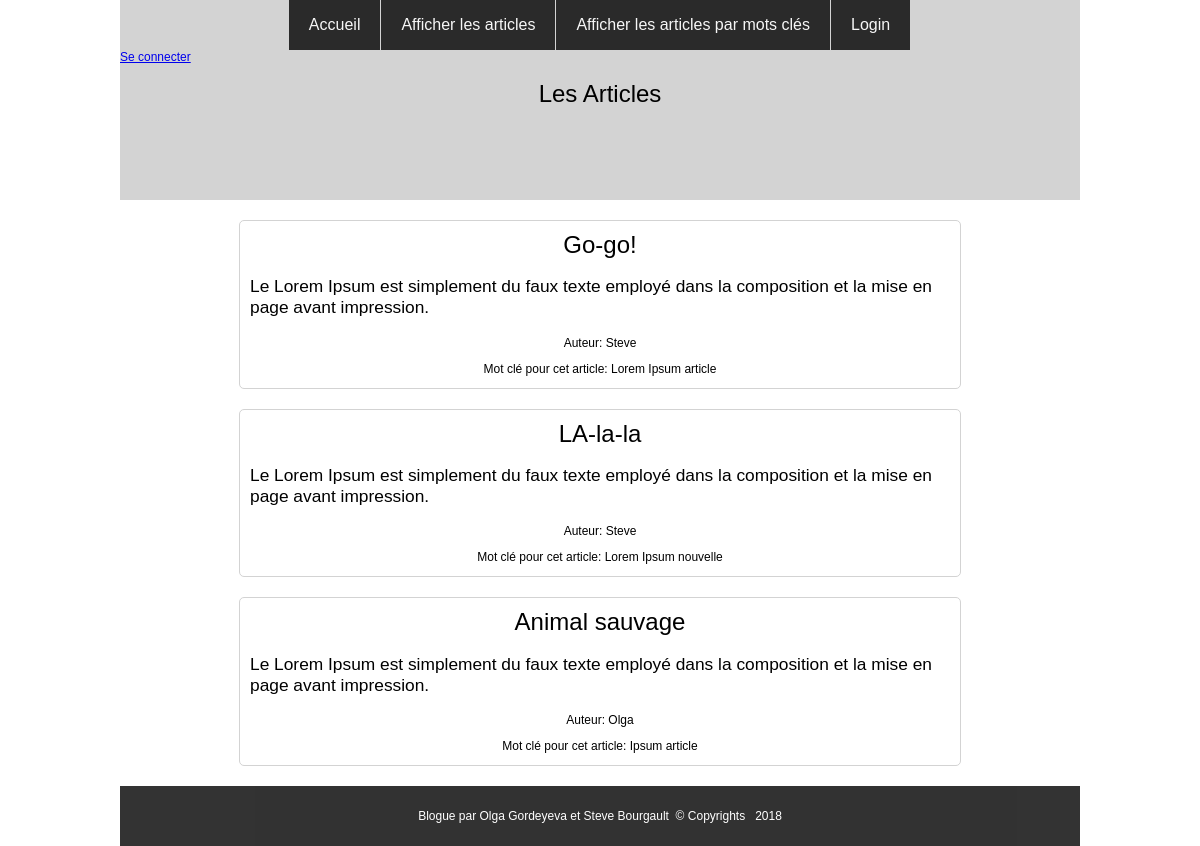
Page /index.php?action=ListArticles on the committed database.
### tables this page shows
CREATE TABLE article
(
	id int unsigned PRIMARY KEY AUTO_INCREMENT,
	titre varchar(50) NOT NULL,
	contenu text NOT NULL,
    idauteur int unsigned,
    FOREIGN KEY(idauteur) references usager(id)
);

CREATE TABLE usager
(
	id int unsigned PRIMARY KEY AUTO_INCREMENT,
	nom varchar(30) NOT NULL,
	motdepasse varchar(255) NOT NULL
	
);

CREATE TABLE motcle
(
	id int unsigned PRIMARY KEY AUTO_INCREMENT,
	mot varchar(50) NOT NULL
	
);

### vues/AfficheArticle.php (the view, shortened to what this page needs)
<?php
	if(isset($_SESSION["IDUsager"])){
		$btnConnexion="<a href='index.php?action=Logout'>Se deconnecter</a>";
		$btnAjtArticle="<a href='index.php?action=FormAjouteArticle'>Ajouter un article</a>";
		$btnModif=true;
	}
	else{
		$btnConnexion="<a href='index.php?action=Login'>Se connecter</a>";
	}
?>
<html lang="fr">
	<head>
	    <link rel="stylesheet" href="css/style.css">
	</head>
	<body id="home">
		<header>
			<div class="topnav">
				<div class="menu">
					<a href="index.php?action=Accueil">Accueil</a>
					<a href="index.php?action=ListArticles">Afficher les articles</a>
					<a href="index.php?action=ListMotCle">Afficher les articles par mots clés</a>
					<a href="index.php?action=Login">Login</a>
				</div>
				<?php echo $btnConnexion; ?>
			</div>
			<h1>Les Articles</h>
		</header>
		<main>
			<section class="article">
				<?php
					while($rangee = mysqli_fetch_assoc($donnees))
					{
						echo "<div><h2>".$rangee["titre"] . "</h2>";
						echo "<p>" . $rangee["contenu"] ."</p>";
						echo "Auteur: ".$rangee["nom"];
						echo "<p>Mot clé pour cet article: ";
						echo GetMotCleArticle($rangee["idarticle"]);
						echo "</p>";
						echo "</div>";
					}
				?>
			</section>
		</main>
		<footer>
			<div class="footer_div">
				<span class="footer_span"> Blogue par Olga Gordeyeva et Steve Bourgault&nbsp; &copy; Copyrights &nbsp; 2018</span><br>
			</div>
		</footer>
	</body>
</html>

### index.php (shortened to what this page needs)
<?php
	if(isset($_REQUEST["action"]))
		if(trim($_REQUEST["action"])==""){
			$action = "Accueil";
		}
		else{
			$action = $_REQUEST["action"];
		}
	else
	{
		$action = "Accueil";
	}
	require_once("FonctionsDB.php");
	switch($action)
	{
        case "ListArticles":
        	$donnees=GetAllArticles();
        	require_once("vues/AfficheArticle.php");
			break;
	}
?>

### FonctionsDB.php (shortened to what this page needs)
<?php
	function connect()
	{
		$c = mysqli_connect("localhost", "root", "", "blogue1");
		mysqli_query($c, "SET NAMES 'utf8'");
		return $c;
	}
	$connexion = connect();
    function GetAllArticles()
    {
        global $connexion;
        $requete = "SELECT a.id as idarticle, a.titre, a.contenu, u.nom, u.id as IDUsager
                	FROM article as a
                   	JOIN usager as u ON
                   	u.id = a.idauteur
                   	ORDER BY a.id DESC";
        $resultat = mysqli_query($connexion, $requete);
        return $resultat;
    }
    function GetMotCleArticle($idArticle){
    	global $connexion;
    	$requete="SELECT mot FROM motcle m JOIN motclearticle a ON m.id = a.idmotcle WHERE a.idarticle = " . $idArticle . ";";
    	$resultat = mysqli_query($connexion, $requete);
       	if($motcle=mysqli_fetch_all($resultat)){
       		foreach ($motcle as $mot){
       			echo $mot[0] . " ";
       		}
       	}
    }
?>

### css/style.css (style rules this page uses)
h1, h2, h3, h4, h5, h6 { font-weight:normal; font-family:'Trajan Pro', Arial, Helvetica, sans-serif; padding:0; text-align: center; }
body { margin:0; font-family:'Trajan Pro', Arial, Helvetica, sans-serif; font-size:12px; }
header { width:80%; background-color: lightgrey; height:200px; margin: auto; }
.menu { display:flex; flex-flow:row; justify-content:center; width:100%; }
.menu a { display:flex; align-items:center; min-height:50px; color: white; margin: 0; text-decoration: none; text-align: center; background-color: black; opacity: 0.8; margin-right: 1px; padding-left: 20px; padding-right: 20px; font-size:12pt; }
main { width:80%; margin: 0 auto; text-align:center; }
section.article { width:100%; min-height:200px; background-color: white; }
.article div { margin:20px auto; width:75%; border: solid lightgray 1px; border-radius: 5px; }
div>h2 { font-size:18pt; margin:10px 0px 0px 0px; }
div>p:first-of-type { word-wrap:break-word; text-align:left; padding:0px 10px; font-size:13pt; }
footer { background-color:black; opacity:0.8; margin: 0 auto; text-align: center; width:80%; height:60px; color: white; display: flex; justify-content: center; align-items: center; }

### rows in the picture
article: titre "Go-go!", contenu "Le Lorem Ipsum est simplement du faux texte employé dans la composition et la mise en page avant impression.", idauteur.nom "Steve"
motcle: mot "Lorem"
motcle: mot "Ipsum"
motcle: mot "article"
article: titre "LA-la-la", contenu "Le Lorem Ipsum est simplement du faux texte employé dans la composition et la mise en page avant impression.", idauteur.nom "Steve"
motcle: mot "nouvelle"
article: titre "Animal sauvage", contenu "Le Lorem Ipsum est simplement du faux texte employé dans la composition et la mise en page avant impression.", idauteur.nom "Olga"
